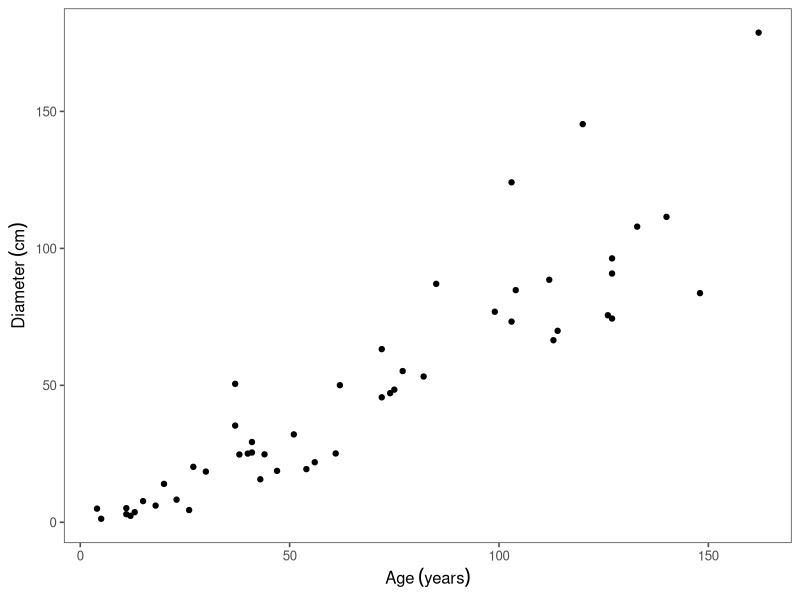
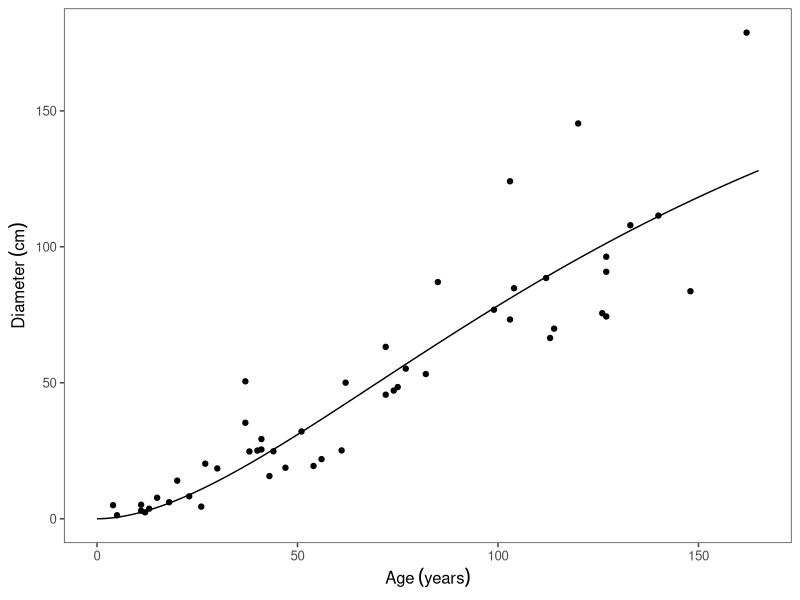
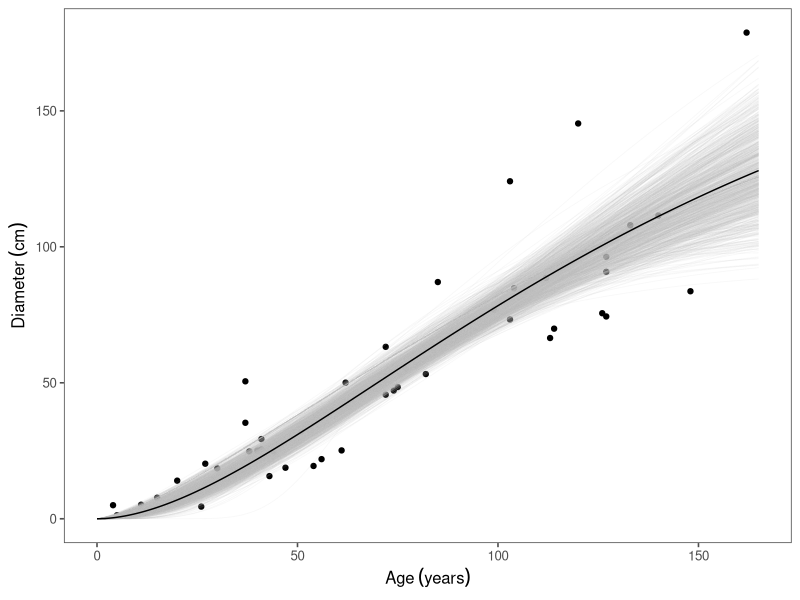

Reproduce these figures in R, in order.
## ---- chunk 1
# Read the data 
data <- read.csv2("Abarco.csv")[,c(3,5,6)]
colnames(data) <- c("Age", "dD", "D")
data$dD <- data$dD/10 # cm/year
data$D <- data$D/10 # cm
## ---- chunk 2
#| echo: false
library(kableExtra)
tabla_resumen <- data.frame(
  Variable = c("Age (years)", "Diameter (cm)", "Growth rate (cm/year)"),
  Min = c(min(data$Age), min(data$D), min(data$dD)),
  Max = c(max(data$Age), max(data$D), max(data$dD)),
  Mean = c(mean(data$Age), mean(data$D), mean(data$dD)),
  SE = c(sd(data$Age), sd(data$D), sd(data$dD))
)

rownames(tabla_resumen) <- NULL
kbl((tabla_resumen), digits=2, align = "c", na="", caption = "Table 1. Summary of growth variables of abarco trees from Chocó biogeographic region.") |> kable_material(c("hover"))  
## ---- chunk 3
#| echo: false
#| fig-align: center
#| fig-width: 6
#| fig-height: 4.5
#| fig-cap: Figure 1. Diameter growth observations of abarco trees from Chocó biogeographic region.

library(ggplot2)
library(ggthemes)
ggplot(data) +
  geom_point(aes(x=Age, y=D)) +
  scale_x_continuous(expression(Age~(years)))+
  scale_y_continuous(expression(Diameter~(cm))) +
  theme_few()
## ---- chunk 4
# Program the objective function
SSE <- function(params, D, Age){
    A <- params['A']
    k <- params['k']
    m <- params['m']
    model <- A*((1-exp(-k*Age))^(1/(1-m))) # von Bertalanffy model
    sum((D - model)^2) # Output is the sum of squared errors
}
## ---- chunk 5
# Establishing the initial values
params <- c(A=200, k=0.008, m=0.33)

# To implement the optim function 
reg.SSE  <- with(data,
                 optim(par = params, # parameters vector
                       fn = SSE, # Objective function
                       D = D, # Dependent variable
                       Age = Age, # Independent variable
                       method = "BFGS")) # Optimization algorithm  
reg.SSE
## ---- chunk 6
#| fig-align: center
#| fig-width: 6
#| fig-height: 4.5
#| fig-cap: Figure 2. Estimated diameter growth of abarco trees from Chocó biogeographic region, using a von Bertalanffy model.

# Recovering the estimated parameters.
A = reg.SSE$par['A']; k = reg.SSE$par['k']; m = reg.SSE$par['m']

# Creating a estimated curve
x <- seq(0,165,1)
y <- A*((1-exp(-k*x))^(1/(1-m)))
data3 <- data.frame(x,y)

# Using ggplot to plot the estimated model
ggplot(data) +
  geom_point(aes(x=Age, y=D)) +
  geom_line(data=data3, aes(x=x, y=y), linewidth=0.5) +
  scale_x_continuous(expression(Age~(years)))+
  scale_y_continuous(expression(Diameter~(cm))) +
  theme_few()
## ---- chunk 7
set.seed(1234) # Establishing the seed so that it's reproducible
nBoot = 1000 # number of resamples
n = dim(data)[1] # sample size 
index = as.numeric(rownames(data)) # index of the records

BootP <- function(){
    
    # Resampling
    Sample <- data[sample(index, size = n, replace = TRUE),]
    
    # Estimating the model 
    res.Boot <- with(Sample,
                 optim(params,
                       fn = SSE,
                       D = D,
                       Age = Age,
                       method='BFGS',
                       control=list(maxit=10000)))
    
    # Extracting the estimated values
    if(res.Boot$convergence != 0){
      c(A=NA, k=NA, m=NA)
    }else{
      res.Boot$par
    } 
}

# Applying the BootP function for nBoot resamples.
params.boot <- data.frame(t(replicate(nBoot, BootP())))

# Extracting the standard deviation by parameter.
stand.error <- apply(params.boot, MARGIN=2, FUN=sd)

# Calculating t-value and p-value
t.value <- reg.SSE$par/stand.error 
p.value <- 2*(1-pt(abs(t.value), n-dim(params.boot)[2]))

# Summarizing the results.
tabla_resumen <- data.frame(
  Parameter = c("A","k","m"),
  Estimated = reg.SSE$par,
  SE = stand.error,
  `t-value` = t.value,
  `p-value` = p.value
)

rownames(tabla_resumen) <- NULL
kbl((tabla_resumen), digits=3, align = "c", na="", caption = "Table 2. Estimated parameters of the von Bertalanffy equation to model diameter growth of abarco
    \ntrees from Chocó biogeographic region.") |> kable_material(c("hover"))  
## ---- chunk 8
# Store the predictions of each bootstrap model
line.boot <- function(params){
  y.boot <- params['A']*((1-exp(-params['k']*x))^(1/(1-params['m'])))
  y.boot
}
MatrixPred <- apply(params.boot, MARGIN=1, FUN=line.boot)
## ---- chunk 9
# Organize the predictions in a dataframe.
x.boot <- rep(x, 1000)
y.boot <- c()
for(i in 1:1000){
  y.boot <- c(y.boot, MatrixPred[,i])
}
lineboot <- c()
for(i in 1:1000){
  lineboot <- c(lineboot, rep(i, 166))
}
data4 <- data.frame(x.boot, y.boot, lineboot)
## ---- chunk 10
#| fig-align: center
#| fig-width: 6
#| fig-height: 4.5
#| fig-cap: Figure 3. Bootstrap trajectories estimated for diameter growth of abarco trees from Chocó biogeographic region.

ggplot(data) +
  geom_point(aes(x=Age, y=D)) +
  geom_line(data=data4, aes(x=x.boot, y=y.boot, color=as.factor(lineboot)), linewidth=0.3, alpha=0.1)+
  guides(color = "none")+
  scale_color_manual(values=rep("gray",1000))+
  geom_line(data=data3, aes(x=x, y=y), linewidth=0.5) +
  scale_x_continuous(expression(Age~(years)))+
  scale_y_continuous(expression(Diameter~(cm))) +
  theme_few()
